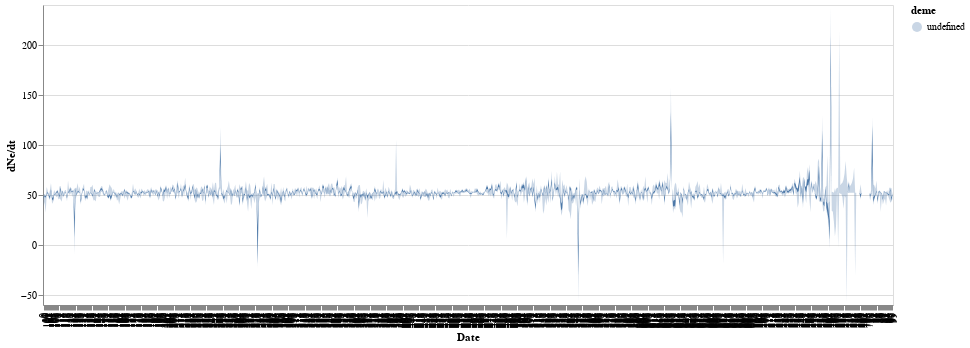

The notebook cell this image was saved under:
### Code cell
line = alt.Chart(test_north).mark_area().encode(
    alt.X('interval:O', axis=alt.Axis(title="Date", grid=False)),
    alt.Y('lower_hpd_log_50',axis=alt.Axis(title="dNe/dt")),
    alt.Y2('upper_hpd_log_50'),
    color=alt.Color('deme:N')
).properties(
    width=850,
    height=300
)

band = alt.Chart(test_north).mark_area(
    opacity=0.3
).encode(
    alt.X('interval:O', axis=alt.Axis(title="Date", grid=False)),
    alt.Y('lower_hpd_log_95'),
    alt.Y2('upper_hpd_log_95'),
    color=alt.Color('deme:N')
).properties(
    width=850,
    height=300
)

band + line

### Figure 1 — Vega-Lite specification as saved in the notebook (floating-point values rounded to 4 significant figures; data arrays with more than 128 entries replaced by an {"elided": "..."} marker saying what was removed)
{"config": {"view": {"continuousWidth": 400, "continuousHeight": 300}}, "layer": [{"mark": {"type": "area", "opacity": 0.3}, "encoding": {"color": {"type": "nominal", "field": "deme"}, "x": {"type": "ordinal", "axis": {"grid": false, "title": "Date"}, "field": "interval"}, "y": {"type": "quantitative", "field": "lower_hpd_log_95"}, "y2": {"field": "upper_hpd_log_95"}}, "height": 300, "width": 850}, {"mark": "area", "encoding": {"color": {"type": "nominal", "field": "deme"}, "x": {"type": "ordinal", "axis": {"grid": false, "title": "Date"}, "field": "interval"}, "y": {"type": "quantitative", "axis": {"title": "dNe/dt"}, "field": "lower_hpd_log_50"}, "y2": {"field": "upper_hpd_log_50"}}, "height": 300, "width": 850}], "data": {"name": "data-fe681e194841998eacad349aa6baad2d"}, "$schema": "https://vega.github.io/schema/vega-lite/v4.8.1.json", "datasets": {"data-fe681e194841998eacad349aa6baad2d": {"elided": "798 records"}}}
